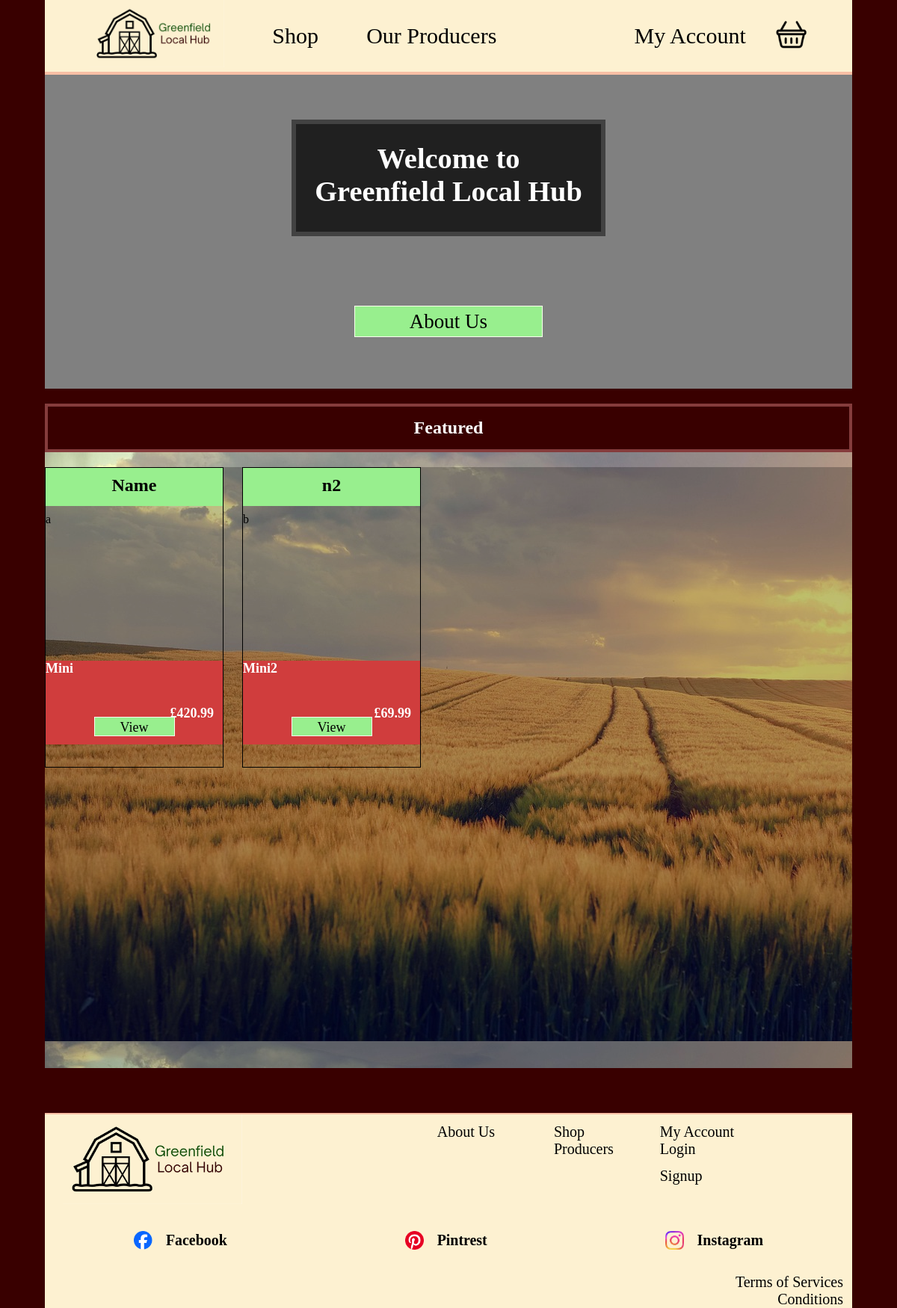
Before: / with the older database file.
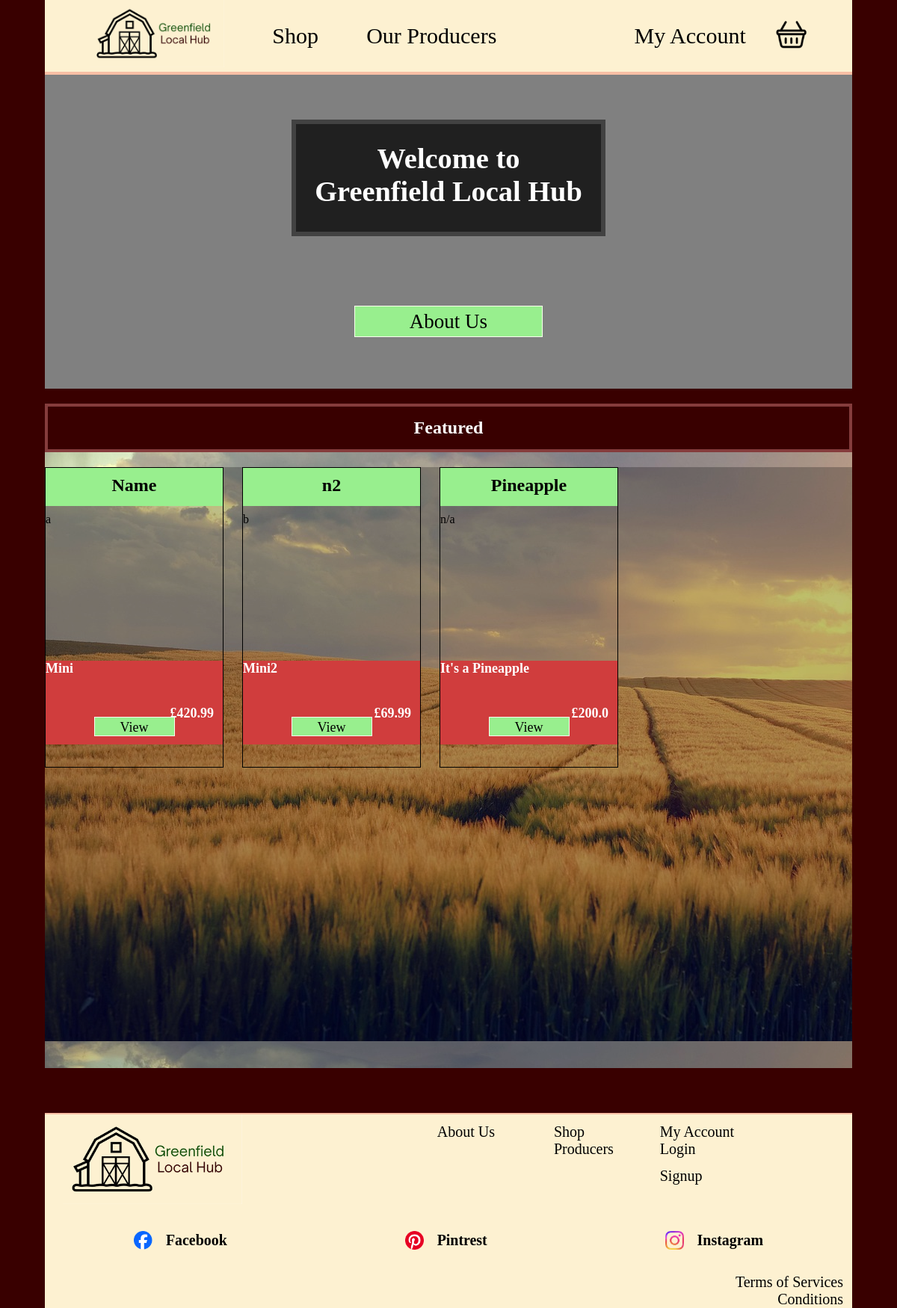
After: the same page with the newer database file.
### tables this page shows
CREATE TABLE "Product" (
	"Id" INTEGER NOT NULL, 
	"UserId" INTEGER, 
	"Image" VARCHAR, 
	"Item" VARCHAR, 
	"Mini" VARCHAR, 
	"Description" VARCHAR, 
	"Price" FLOAT, 
	"Quantity" INTEGER, 
	PRIMARY KEY ("Id")
);

### app.py (the view)
@app.route("/")
def base():
    result = callAll(Product)
    return render_template("home.html", products=result)

### app.py (called while the page is built)
def callAll(tableName):
    conn = engine.connect()
    result = conn.execute(select([tableName])).fetchall()
    return result

### templates/home.html (shortened to what this page needs)
<!DOCTYPE html>
<html lang="en">
<head>
    <link rel="stylesheet" href="{{url_for('static', filename='/css/home.css')}}" />
    <link rel="stylesheet" href="{{url_for('static', filename='/css/productCard.css')}}" />
</head>
<body>
    {% extends "base.html" %}
    {% block content %}
    <div class="banner">
        <h1 class="bannerText"> Welcome to <br> Greenfield Local Hub</h1>
        <a class="button" href="wip"> About Us </a>
    </div>
    <div class="featured">
        <h2 > Featured </h2>
        <div class="products">
            {% for product in products %}
                <div class="productCard">
                    <h4> {{ product[3] }} </h4>
                    <div class="productImage"> {{ product[2] }} </div>
                    <div class="productInfo">
                        <h5 class="productDescription"> {{ product[4] }} </h5>
                        <h5 class="productPrice"> £{{ product[6] }} </h5>
                        <a class="productButton" href="product"> View </a>
                    </div>
                </div>
            {% endfor %}
        </div>
    </div>
    {% endblock %}

### templates/base.html (shortened to what this page needs)
<!DOCTYPE html>
<html lang="en">
<head>
    <link rel="stylesheet" href="{{url_for('static', filename='/css/base.css')}}" />
</head>
<body>
    <div class="navbar">
        <a href="/" > <img src="static/Logo - Main - Light.png" class="logo"> </a>
        <a href="shop" class="market"> Shop </a>
        <a href="ourProducers" class="ourProducers"> Our Producers </a>
        <a href="login" class="myAccount"> My Account </a>
        <a href="basket"> <img src="static/Basket.png" class="basket"> </a>
    </div>
    {% block content %}
    {% endblock %}
    <div class="footer">
        <a href="/"> <img src="static/Logo - Main - Light.png" class="fLogo"> </a>
            <a href="wip" class="fAboutUs"> About Us</a>
            <a href="shop" class="fShop"> Shop </a>
            <a href="ourProducers" class="fProducers"> Producers </a>
            <a href="account" class="fMyAccount"> My Account </a>
            <a href="login" class="fLogin"> Login </a>
            <a href="signup" class="fSignup"> Signup </a>
    </div>
    <div class="socialMedia">
        <a href="wip">
            <div class="facebook">
                <img src="static/Facebook.png" class="social">
                <h5> Facebook </h5>
            </div>
        </a>
        <a href="wip">
            <div class="pintrest">
                <img src="static/Pintrest.png" class="social">
                <h5> Pintrest </h5>
            </div>
        </a>
        <a href="wip">
            <div class="instagram">
                <img src="static/Instagram.png" class="social">
                <h5> Instagram </h5>
            </div>
        </a>
    </div>
    <div class="legal">
        <a href="wip"> Terms of Services </a>
        <a href="wip"> Conditions </a>
    </div>
</body>
</html>

### static/css/home.css (style rules this page uses)
h2 { padding: 15px; color: white; background-color: #390000; border: 4px #853C3C solid; }
.bannerText { height: 8vw; font-size: min(3.2vw, 75px); margin-top: 5vw !important; }
.featured { background-image: url("static/Field1.jpg"); }
.products { display: grid; grid-template-columns: 20vw 20vw 20vw 20vw; grid-template-rows: 65vh 65vh; height: 67vw; margin-left: auto; margin-right: auto; gap: 2vw; background-color: rgba(0,0,0,0.25); }
.banner .button { height: 2.5vw; width: 20vw; font-size: 2.25vw; margin-top: 2vw !important; }

### static/css/productCard.css (style rules this page uses)
.productCard { display: grid; grid-template-rows: min(5vw, 30px) min(20vw, 275px) min(10vw, 100px); width: min(19.75vw, 250px); height: min(35vw, 400px); border: 1px black solid; }
.productCard h4 { width: min(19.75vw, 250px); height: min(1.75vw, 30px); text-align: center; margin-top: 0px; padding-top: min(2vw, 10px); padding-bottom: min(4vw, 20px); font-size: min(2vw, 30px); background-color: #98EF8E; }
.productImage { width: min(19.75vw, 250px); height: 15vw; margin: auto; }
.productInfo { display: grid; grid-template-rows: min(5vw, 70px) min(2vw, 15px) 1.5vw; width: min(19.75vw, 250px); background-color: #D03D3D; margin-top: -1vw; }
.productDescription { height: min(5vw, 70px); margin-top: 0px; color: white; background-color: #D03D3D; font-size: min(1.5vw, 20px); }
.productPrice { height: min(2vw, 15px); font-size: min(1.5vw, 20px); color: white; text-align: right; margin-top: 0px; padding-right: 1vw; }
.productButton { background-color: #98EF8E; margin: auto; border: 1px #F9FFED solid; text-align: center; width: min(10vw, 100px); height: min(1.5vw, 20px); font-size: min(1.5vw, 20px); padding: min(0.5vw, 3px) !important; }

### static/css/base.css (style rules this page uses)
body { width: min(90vw, 1250px); margin: auto; background-color: #390000; }
h2 { text-align: center; }
a { text-decoration: none; color: black; }
.navbar { display: flex; height: min(8vw, 100px); justify-content: space-between; padding-right: 5vw; padding-left: 5vw; background-color: #FDF1D1; border-bottom: 0.25rem #F8BFA5 solid; }
.logo { width: min(15vw, 200px); }
.navbar a { font-size: min(2.5vw, 30px); margin-top: auto; margin-bottom: auto; }
.market { margin-left: -10vw; }
.ourProducers { margin-left: -10vw; }
.myAccount { margin-right: -12vw; }
.basket { width: min(3.5vw, 50px); margin-top: 0.25rem; }
.banner { display: flex; flex-direction: column; width: min(90vw, 1250px); height: min(35vw, 600px); background-color: grey; justify-content: center; }
.bannerText { width: 30vw; margin: auto; color: white; background-color: rgba(0, 0, 0, 0.75); padding: 2vw; text-align: center; border: 0.5vw rgba(100, 100, 100, 0.5) solid; }
.button { background-color: #98EF8E; margin: auto; padding: 0.3rem; border: 0.1rem #F9FFED solid; text-align: center; }
.footer { display: grid; grid-template-columns: auto auto auto auto; grid-template-rows: auto auto auto; height: min(10vw, 100px); margin-top: 5vw; background-color: #FDF1D1; border-top: 2px #F8BFA5 solid; }
.footer a { font-size: min(2vw, 20px) ; }
.fLogo { width: min(20vw, 250px); grid-column: 1; grid-row: 1 / span 3; margin: auto auto auto auto; margin-top: -2vw; padding: 2vw; }
.fAboutUs { grid-column: 2; grid-row: 1; margin: 1vw auto auto auto; }
.fShop { grid-column: 3; grid-row: 1; margin-top: 1vw; }
.fProducers { grid-column: 3; grid-row: 2; margin-top: max(-9.5vw, -120px); }
.fMyAccount { grid-column: 4; grid-row: 1; margin: 1vw auto auto -8vw; }
.fLogin { grid-column: 4; grid-row: 2; margin: auto auto auto -8vw; margin-top: max(-9.5vw, -120px); }
.fSignup { grid-column: 4; grid-row: 3; margin: -6.5vw auto 0vw -8vw; margin-top: max(-6.5vw, -92px) }
.socialMedia { display: flex; justify-content: space-around; flex-direction: row; padding-top: 2vw; width: min(90vw, 1250px); background-color: #FDF1D1; }
.socialMedia div { display: flex; font-size: min(2vw, 25px); }
.social { width: min(3vw, 25px); height: min(3vw, 25px); margin: auto 1.5vw auto auto; }
.legal { display: flex; flex-direction: column; margin: auto; padding-right: 1vw; text-align: right; font-size: min(2vw, 20px); background-color: #FDF1D1; }

Changed rows visible on the page:
added Product: Item "Pineapple", Image "n/a", Mini "It's a Pineapple", Price "200.0"
